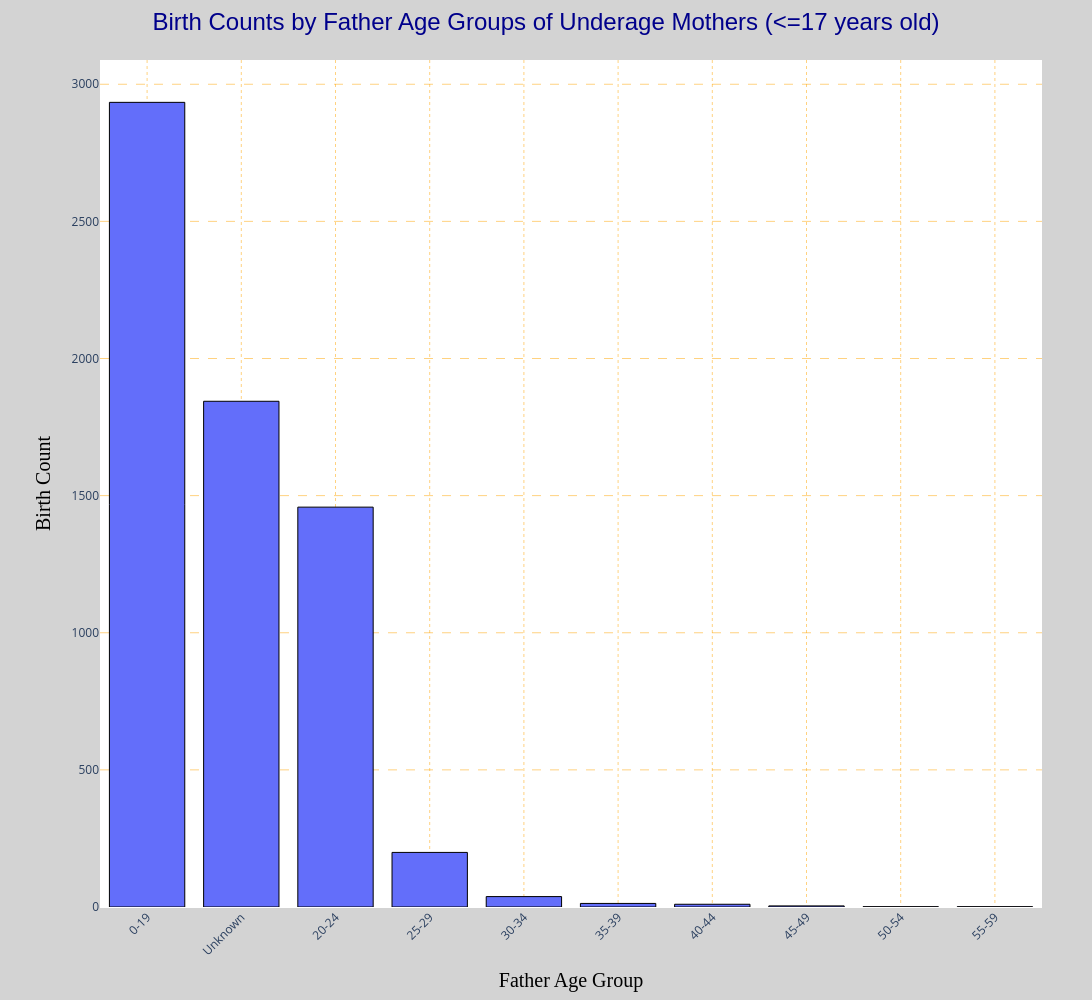

Notebook code for this chart:
### Code cell
#Interactive bar chart of father age groups for underage mothers using plotly
import plotly.express as px
fig = px.bar(father_combo, 
                x="Father_Age_group", 
                y=birth_count, 
                title="Birth Counts by Father Age Groups of Underage Mothers (<=17 years old)",
                labels={"Father_Age_group": "Father Age Group", birth_count: "Birth Count"},
                hover_data=[birth_count] # show birth count on hover
                #, orientation='h'  # horizontal bars
                ) 
fig.update_layout(title={'x':0.5, 'xanchor':'center', # center and style title
                         'font': dict(size = 24, family = 'Impact, Arial Black, sans-serif', color = 'darkblue')}, #want it be a little 3D-like
                  xaxis_tickangle=-45, # rotate x-axis labels for better readability
                  width = 1200, #increawe figure width
                  height = 1000, #increase figure height
                  margin=dict(l=100, r=50, t=60, b=60), # l=eft, r=right, t=top, b=bottom margins
                  #add gridline:
                  xaxis=dict(showgrid=True, gridcolor='orange', gridwidth=0.5, griddash='dot', # add vertical gridlines with light gray color and dotted style
                             title_font = dict(size=20, family='Arial Bold', color = 'black') #bold the x-axis title
                             ), 
                  yaxis=dict(showgrid=True, gridcolor='orange', gridwidth=0.5, griddash='dash',
                             title_font = dict(size=20, family='Arial Bold', color = 'black') #bold the y-axis title
                             ),
                  plot_bgcolor='white', 
                  paper_bgcolor='lightgrey'
                  ) 
#fig.update_traces( hovertemplate="Births: %{y}<extra></extra>" ) # customize hover text to only show birth count for cleaner display
fig.update_traces( hovertemplate="Births: %{y}<extra></extra>",
                  marker = dict(line = dict(width = 1, color = "black")),
                   width = 0.8) # customize hover text and add borders to bars for better visibility
fig.show()

### Figure 1 — Plotly figure (JSON) as saved in the notebook; plotly's stock layout.template omitted (floating-point values rounded to 4 significant figures)
{"data": [{"hovertemplate": "Births: %{y}<extra></extra>", "legendgroup": "", "marker": {"color": "#636efa", "line": {"color": "black", "width": 1}, "pattern": {"shape": ""}}, "name": "", "orientation": "v", "showlegend": false, "textposition": "auto", "type": "bar", "width": 0.8, "x": ["0-19", "Unknown", "20-24", "25-29", "30-34", "35-39", "40-44", "45-49", "50-54", "55-59"], "xaxis": "x", "y": [2934, 1844, 1458, 199, 38, 13, 10, 4, 1, 1], "yaxis": "y"}], "layout": {"barmode": "relative", "height": 1000, "legend": {"tracegroupgap": 0}, "margin": {"b": 60, "l": 100, "r": 50, "t": 60}, "paper_bgcolor": "lightgrey", "plot_bgcolor": "white", "title": {"font": {"color": "darkblue", "family": "Impact, Arial Black, sans-serif", "size": 24}, "text": "Birth Counts by Father Age Groups of Underage Mothers (<=17 years old)", "x": 0.5, "xanchor": "center"}, "width": 1200, "xaxis": {"anchor": "y", "domain": [0, 1], "gridcolor": "orange", "griddash": "dot", "gridwidth": 0.5, "showgrid": true, "tickangle": -45, "title": {"font": {"color": "black", "family": "Arial Bold", "size": 20}, "text": "Father Age Group"}}, "yaxis": {"anchor": "x", "domain": [0, 1], "gridcolor": "orange", "griddash": "dash", "gridwidth": 0.5, "showgrid": true, "title": {"font": {"color": "black", "family": "Arial Bold", "size": 20}, "text": "Birth Count"}}}}
